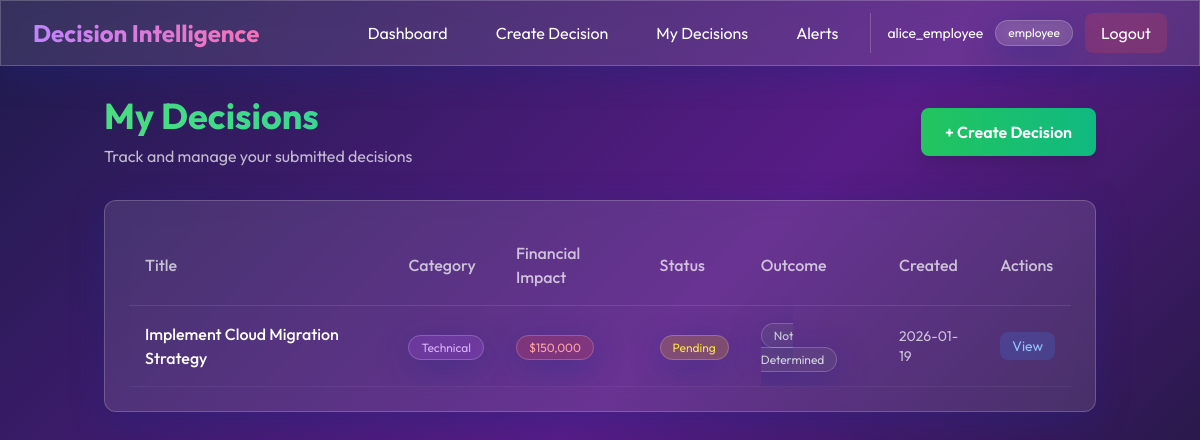
/employee/decisions (signed in), run on an earlier commit of the app's database.
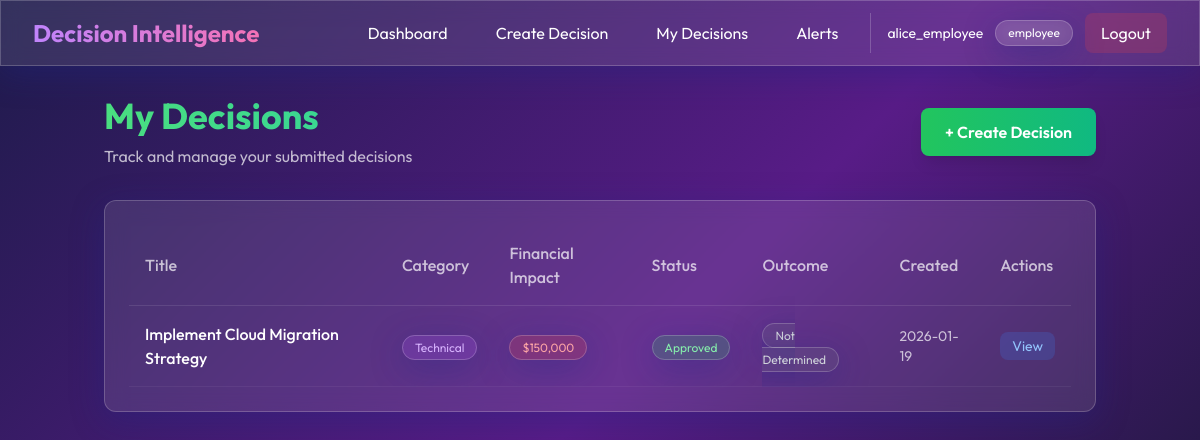
And on a later commit of the database.
### app.py (models this page shows)
class Decision(db.Model):
    id = db.Column(db.Integer, primary_key=True)
    title = db.Column(db.String(200), nullable=False)
    description = db.Column(db.Text, nullable=False)
    category = db.Column(db.String(50), nullable=False)
    financial_impact = db.Column(db.Float, nullable=False)
    status = db.Column(db.String(20), default='pending')  # pending, approved, rejected
    outcome = db.Column(db.String(20), default='not_determined')  # not_determined, good, bad
    lessons_learned = db.Column(db.Text)
    created_at = db.Column(db.DateTime, default=datetime.utcnow)
    reviewed_at = db.Column(db.DateTime)
    user_id = db.Column(db.Integer, db.ForeignKey('user.id'), nullable=False)

### app.py (the view)
@app.route('/employee/decisions')
@login_required
def employee_decisions():
    if current_user.role != 'employee':
        return redirect(url_for('landing'))
    decisions = Decision.query.filter_by(user_id=current_user.id).order_by(Decision.created_at.desc()).all()
    return render_template('employee_decisions.html', decisions=decisions)

### app.py (called while the page is built)
@login_manager.user_loader
def load_user(user_id):
    return User.query.get(int(user_id))

### templates/employee_decisions.html (shortened to what the changed rows need)
{% extends "base.html" %}
{% block content %}
<div class="max-w-7xl mx-auto">
    <div class="mb-8 fade-in">
        <div class="flex items-center justify-between">
            <div>
                <h1
                    class="text-4xl font-bold mb-2 bg-gradient-to-r from-green-400 to-emerald-400 bg-clip-text text-transparent">
                </h1>
            </div>
        </div>
    </div>
    <div class="glass rounded-xl p-6 fade-in" style="animation-delay: 0.1s">
        {% if decisions %}
        <div class="overflow-x-auto">
            <table class="w-full">
                <thead>
                    <tr class="border-b border-white/10">
                        <th class="text-left py-4 px-4 text-white/70 font-medium">Title</th>
                        <th class="text-left py-4 px-4 text-white/70 font-medium">Category</th>
                        <th class="text-left py-4 px-4 text-white/70 font-medium">Financial Impact</th>
                        <th class="text-left py-4 px-4 text-white/70 font-medium">Status</th>
                        <th class="text-left py-4 px-4 text-white/70 font-medium">Outcome</th>
                        <th class="text-left py-4 px-4 text-white/70 font-medium">Created</th>
                        <th class="text-left py-4 px-4 text-white/70 font-medium">Actions</th>
                    </tr>
                </thead>
                <tbody>
                    {% for decision in decisions %}
                    <tr class="border-b border-white/5 hover:bg-white/5 transition">
                        <td class="py-4 px-4 font-medium">{{ decision.title }}</td>
                        <td class="py-4 px-4">
                            <span class="px-3 py-1 rounded-full text-xs glass bg-purple-500/20 text-purple-300">
                                {{ decision.category }}
                            </span>
                        </td>
                        <td class="py-4 px-4">
                            <span class="px-3 py-1 rounded-full text-xs glass
                                {% if decision.financial_impact > 100000 %}bg-red-500/20 text-red-300
                                {% else %}bg-yellow-500/20 text-yellow-300{% endif %}">
                                ${{ "{:,.0f}".format(decision.financial_impact) }}
                            </span>
                        </td>
                        <td class="py-4 px-4">
                            <span class="px-3 py-1 rounded-full text-xs glass
                                {% if decision.status == 'pending' %}bg-yellow-500/20 text-yellow-300
                                {% elif decision.status == 'approved' %}bg-green-500/20 text-green-300
                                {% else %}bg-red-500/20 text-red-300{% endif %}">
                                {{ decision.status|title }}
                            </span>
                        </td>
                        <td class="py-4 px-4">
                            <span class="px-3 py-1 rounded-full text-xs glass
                                {% if decision.outcome == 'good' %}bg-green-500/20 text-green-300
                                {% elif decision.outcome == 'bad' %}bg-red-500/20 text-red-300
                                {% else %}bg-gray-500/20 text-gray-300{% endif %}">
                                {{ decision.outcome.replace('_', ' ')|title }}
                            </span>
                        </td>
                        <td class="py-4 px-4 text-white/70 text-sm">{{ decision.created_at.strftime('%Y-%m-%d') }}</td>
                        <td class="py-4 px-4">
                            <button onclick="openDecisionModal(this)" id="btn-{{ decision.id }}"
                                data-id="{{ decision.id }}" data-title="{{ decision.title }}"
                                data-description="{{ decision.description }}"
                                data-lessons="{{ decision.lessons_learned if decision.lessons_learned else '' }}"
                                data-status="{{ decision.status }}"
                                class="px-3 py-1 rounded-lg bg-blue-500/20 hover:bg-blue-500/30 transition text-sm text-blue-300">
                                View
                            </button>
                        </td>
                    </tr>
                    {% endfor %}
                </tbody>
            </table>
        </div>
        {% endif %}
    </div>
</div>
{% endblock %}

What changed in the data, as far as the page shows it:
changed Decision "Implement Cloud Migration Strategy": status "Pending" → "Approved"
